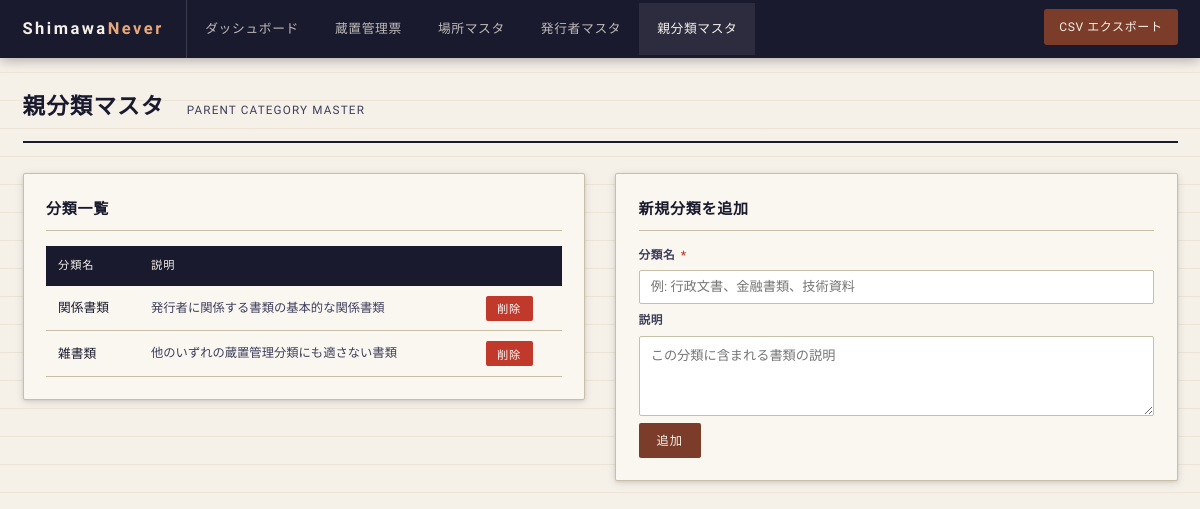
The page /categories on the database its author committed.
### tables this page shows
CREATE TABLE parent_categories (
        id INTEGER PRIMARY KEY AUTOINCREMENT,
        name TEXT NOT NULL,
        description TEXT,
        created_at TEXT DEFAULT (datetime('now', 'localtime'))
    );

### main.py (the view)
@app.get("/categories")
def list_categories(request: Request):
    conn = get_connection()
    cats = conn.execute("SELECT * FROM parent_categories ORDER BY name").fetchall()
    conn.close()
    return templates.TemplateResponse("masters/categories.html", {"request": request, "cats": cats})

### templates/masters/categories.html (shortened to what this page needs)
{% extends "base.html" %}
{% block content %}
<div class="page-header">
  <h1>親分類マスタ</h1>
  <span class="subtitle">PARENT CATEGORY MASTER</span>
</div>
<div style="display:grid;grid-template-columns:1fr 1fr;gap:2rem;align-items:start;">
  <div class="card">
    <div class="card-title">分類一覧</div>
    {% if cats %}
    <table>
      <thead>
        <tr>
          <th>分類名</th>
          <th>説明</th>
          <th></th>
        </tr>
      </thead>
      <tbody>
        {% for cat in cats %}
        <tr>
          <td>{{ cat.name }}</td>
          <td style="font-size:0.82rem;color:var(--ink-light);">{{ cat.description or '―' }}</td>
          <td>
            <form method="post" action="/categories/{{ cat.id }}/delete"
              data-confirm="分類「{{ cat.name }}」を削除しますか？">
              <button type="submit" class="btn btn-danger btn-sm">削除</button>
            </form>
          </td>
        </tr>
        {% endfor %}
      </tbody>
    </table>
    {% else %}
    <div class="empty-state" style="padding:2rem;">
      <p>親分類が登録されていません。</p>
    </div>
    {% endif %}
  </div>
  <div class="card">
    <div class="card-title">新規分類を追加</div>
    <form method="post" action="/categories/new">
      <div class="form-group">
        <label>分類名 <span class="req">*</span></label>
        <input type="text" name="name" required placeholder="例: 行政文書、金融書類、技術資料">
      </div>
      <div class="form-group">
        <label>説明</label>
        <textarea name="description" placeholder="この分類に含まれる書類の説明"></textarea>
      </div>
      <button type="submit" class="btn btn-primary">追加</button>
    </form>
  </div>
</div>
{% endblock %}

### static/css/style.css (style rules this page uses)
:root { --ink: #1a1a2e; --ink-light: #3d3d5c; --paper: #f5f0e8; --paper-warm: #ede8d8; --rule: #c8bfa8; --accent: #7b3d2a; --accent-light: #a85240; --stamp-red: #c0392b; --stamp-blue: #2c5f8a; --stamp-green: #2a6b3d; --mono: 'Courier Prime', monospace; --serif: 'Noto Serif JP', serif; --sans: 'BIZ UDGothic', sans-serif; --shadow: 0 2px 8px rgba(0,0,0,0.12), 0 1px 3px rgba(0,0,0,0.08); --shadow-lg: 0 8px 32px rgba(0,0,0,0.18), 0 2px 8px rgba(0,0,0,0.10); }
*, *::before, *::after { box-sizing: border-box; margin: 0; padding: 0; }
html { font-size: 15px; }
body { background: var(--paper); background-image: repeating-linear-gradient( 0deg, transparent, transparent 27px, rgba(180,160,120,0.15) 27px, rgba(180,160,120,0.15) 28px ); color: var(--ink); font-family: var(--sans); line-height: 1.7; min-height: 100vh; }
.page-header { border-bottom: 2px solid var(--ink); padding-bottom: 1rem; margin-bottom: 2rem; display: flex; align-items: baseline; gap: 1.5rem; }
.page-header h1 { font-family: var(--serif); font-size: 1.5rem; font-weight: 600; letter-spacing: 0.05em; }
.page-header .subtitle { font-family: var(--mono); font-size: 0.78rem; color: var(--ink-light); letter-spacing: 0.1em; }
.card { background: #faf7f0; border: 1px solid var(--rule); border-radius: 2px; box-shadow: var(--shadow); padding: 1.5rem; margin-bottom: 1.5rem; }
.card-title { font-family: var(--serif); font-size: 1rem; font-weight: 600; margin-bottom: 1rem; padding-bottom: 0.5rem; border-bottom: 1px solid var(--rule); letter-spacing: 0.05em; }
table { width: 100%; border-collapse: collapse; font-size: 0.85rem; }
thead tr { background: var(--ink); color: var(--paper); }
thead th { padding: 0.7rem 0.8rem; text-align: left; font-family: var(--mono); font-size: 0.75rem; letter-spacing: 0.08em; font-weight: 400; white-space: nowrap; }
tbody tr { border-bottom: 1px solid var(--rule); transition: background 0.15s; }
tbody td { padding: 0.65rem 0.8rem; vertical-align: middle; }
.form-group { display: flex; flex-direction: column; gap: 0.3rem; margin-bottom: 0.5rem; }
.form-group label { font-size: 0.78rem; font-weight: 700; color: var(--ink-light); letter-spacing: 0.05em; text-transform: uppercase; }
.form-group label .req { color: var(--stamp-red); margin-left: 2px; }
input[type="text"], input[type="date"], input[type="email"], select, textarea { width: 100%; padding: 0.55rem 0.75rem; border: 1px solid var(--rule); border-radius: 2px; background: #fff; font-family: var(--sans); font-size: 0.88rem; color: var(--ink); transition: border-color 0.2s, box-shadow 0.2s; }
textarea { resize: vertical; min-height: 80px; }
.btn { display: inline-block; padding: 0.55rem 1.2rem; border: none; border-radius: 2px; font-family: var(--mono); font-size: 0.82rem; letter-spacing: 0.08em; cursor: pointer; text-decoration: none; transition: opacity 0.2s, transform 0.1s; }
.btn-primary { background: var(--accent); color: var(--paper); }
.btn-danger { background: var(--stamp-red); color: white; }
.btn-sm { padding: 0.3rem 0.75rem; font-size: 0.75rem; }

### rows shown on the page
parent_categories: name "関係書類", description "発行者に関係する書類の基本的な関係書類"
parent_categories: name "雑書類", description "他のいずれの蔵置管理分類にも適さない書類"
